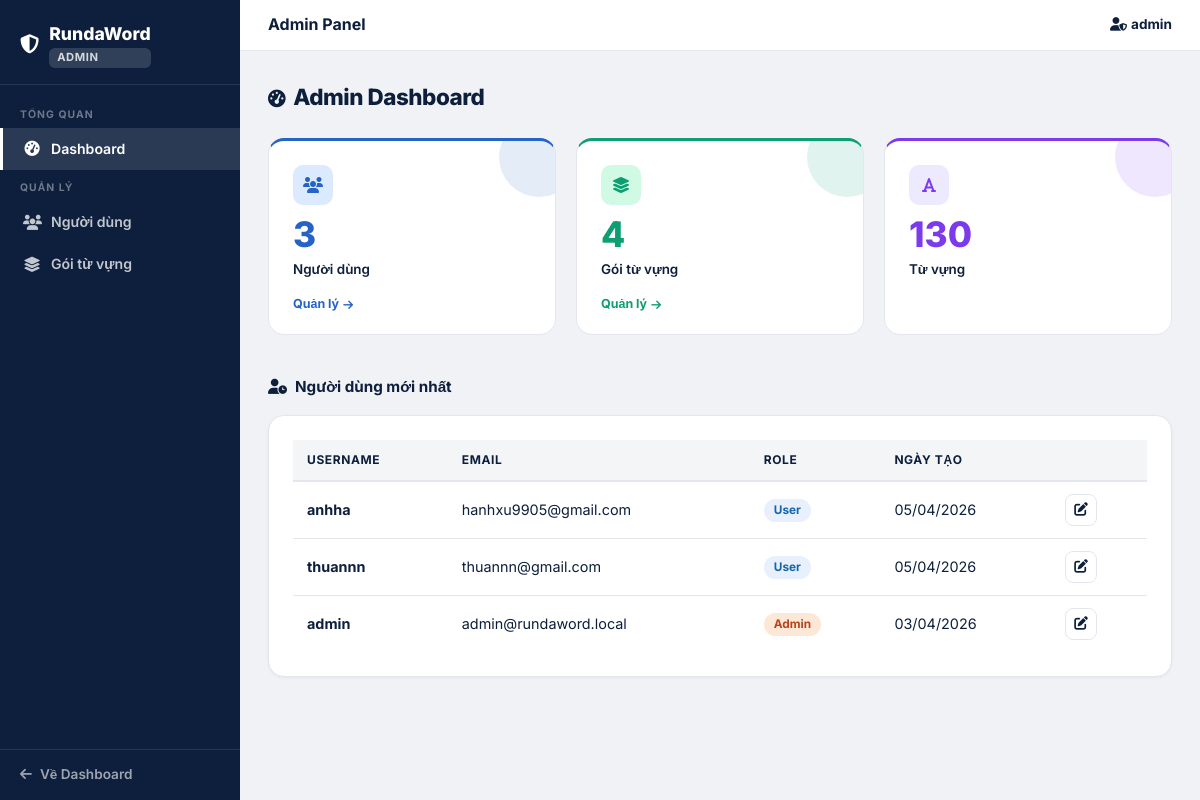
The page /admin (signed in) on the database its author committed.
### main.py (models this page shows, shortened)
class User(UserMixin, db.Model):
    __tablename__ = 'users'
    id            = db.Column(db.Integer, primary_key=True)
    username      = db.Column(db.String(50),  unique=True, nullable=False)
    name          = db.Column(db.String(100))
    email         = db.Column(db.String(120), unique=True, nullable=False)
    password_hash = db.Column(db.String(255), nullable=False)
    role          = db.Column(db.Integer, default=ROLE_USER, nullable=False)
    created_at    = db.Column(db.DateTime, default=datetime.utcnow)
    packages = db.relationship(
        'VocabPackage', backref='user', lazy=True, cascade='all, delete-orphan',
        foreign_keys='VocabPackage.user_id'
    )
    saved_packages = db.relationship(
        'VocabPackage', secondary=user_saved_packages,
        backref=db.backref('saved_by', lazy='dynamic'), lazy='dynamic'
    )

### main.py (the view)
@app.route('/admin')
@admin_required
def admin_dashboard():
    total_users    = User.query.count()
    total_packages = VocabPackage.query.count()
    total_words    = Vocabulary.query.count()
    recent_users   = User.query.order_by(User.created_at.desc()).limit(5).all()
    return render_template(
        'admin/dashboard.html',
        total_users=total_users,
        total_packages=total_packages,
        total_words=total_words,
        recent_users=recent_users
    )

### main.py (called while the page is built)
def admin_required(f):
    @wraps(f)
    def decorated(*args, **kwargs):
        if not current_user.is_authenticated or current_user.role != ROLE_ADMIN:
            abort(403)
        return f(*args, **kwargs)
    return decorated

@login_manager.user_loader
def load_user(user_id):
    return User.query.get(int(user_id))

### templates/admin/dashboard.html (shortened to what this page needs)
{% extends "admin/base_admin.html" %}
{% block content %}
<div style="font-family:'Inter',sans-serif;font-weight:800;font-size:1.4rem;color:var(--navy);margin-bottom:24px;letter-spacing:-0.02em;">
    <i class="fas fa-tachometer-alt me-2" style="font-size:1.1rem;"></i>Admin Dashboard
</div>
<div class="admin-stats-grid">
    <div class="admin-stat-card stat-card-users">
        <div class="admin-stat-icon"><i class="fas fa-users"></i></div>
        <div class="admin-stat-num">{{ total_users }}</div>
        <div class="admin-stat-lbl">Người dùng</div>
        <a href="{{ url_for('admin_users') }}" class="admin-stat-link">
            Quản lý <i class="fas fa-arrow-right" style="font-size:0.7rem;"></i>
        </a>
    </div>
    <div class="admin-stat-card stat-card-packages">
        <div class="admin-stat-icon"><i class="fas fa-layer-group"></i></div>
        <div class="admin-stat-num">{{ total_packages }}</div>
        <div class="admin-stat-lbl">Gói từ vựng</div>
        <a href="{{ url_for('admin_packages') }}" class="admin-stat-link">
            Quản lý <i class="fas fa-arrow-right" style="font-size:0.7rem;"></i>
        </a>
    </div>
    <div class="admin-stat-card stat-card-words">
        <div class="admin-stat-icon"><i class="fas fa-font"></i></div>
        <div class="admin-stat-num">{{ total_words }}</div>
        <div class="admin-stat-lbl">Từ vựng</div>
    </div>
</div>
<div class="section-header mb-3" style="font-weight:700;font-size:0.95rem;color:var(--navy);">
    <i class="fas fa-user-clock me-2"></i>Người dùng mới nhất
</div>
<div class="rw-card">
    <table class="admin-table">
        <thead>
            <tr>
                <th>Username</th>
                <th>Email</th>
                <th>Role</th>
                <th>Ngày tạo</th>
                <th></th>
            </tr>
        </thead>
        <tbody>
            {% for user in recent_users %}
            <tr>
                <td><strong>{{ user.username }}</strong></td>
                <td>{{ user.email }}</td>
                <td>
                    {% if user.role == 1 %}
                    <span class="admin-badge admin-badge-admin">Admin</span>
                    {% else %}
                    <span class="admin-badge admin-badge-user">User</span>
                    {% endif %}
                </td>
                <td>{{ user.created_at.strftime('%d/%m/%Y') }}</td>
                <td>
                    <a href="{{ url_for('admin_edit_user', user_id=user.id) }}" class="admin-action-btn">
                        <i class="fas fa-edit"></i>
                    </a>
                </td>
            </tr>
            {% endfor %}
        </tbody>
    </table>
</div>
{% endblock %}

### templates/admin/base_admin.html (shortened to what this page needs)
<!DOCTYPE html>
<html lang="vi">
<head>
    <link href="https://cdn.jsdelivr.net/npm/bootstrap@5.3.0/dist/css/bootstrap.min.css" rel="stylesheet">
    <link href="https://cdnjs.cloudflare.com/ajax/libs/font-awesome/6.4.0/css/all.min.css" rel="stylesheet">
    <link href="{{ url_for('static', filename='css/main.css') }}" rel="stylesheet">
</head>
<body>
<div class="admin-shell">
    <aside class="admin-sidebar">
        <div class="admin-sidebar-brand">
            <a href="{{ url_for('admin_dashboard') }}">
                <i class="fas fa-shield-alt" style="font-size:1.2rem;"></i>
                <div>
                    RundaWord
                    <div class="admin-badge-label">ADMIN</div>
                </div>
            </a>
        </div>
        <nav class="admin-nav">
            <div class="admin-nav-section">Tổng quan</div>
            <a href="{{ url_for('admin_dashboard') }}"
               class="{{ 'active' if request.endpoint == 'admin_dashboard' else '' }}">
                <i class="fas fa-tachometer-alt"></i> Dashboard
            </a>
            <div class="admin-nav-section">Quản lý</div>
            <a href="{{ url_for('admin_users') }}"
               class="{{ 'active' if request.endpoint in ['admin_users', 'admin_create_user', 'admin_edit_user', 'admin_delete_user'] else '' }}">
                <i class="fas fa-users"></i> Người dùng
            </a>
            <a href="{{ url_for('admin_packages') }}"
               class="{{ 'active' if request.endpoint in ['admin_packages', 'admin_toggle_public', 'admin_delete_package'] else '' }}">
                <i class="fas fa-layer-group"></i> Gói từ vựng
            </a>
        </nav>
        <div class="admin-sidebar-footer">
            <a href="{{ url_for('dashboard') }}">
                <i class="fas fa-arrow-left"></i> Về Dashboard
            </a>
        </div>
    </aside>
    <div class="admin-main">
        <div class="admin-topbar">
            <div class="admin-topbar-title">{% block topbar_title %}Admin Panel{% endblock %}</div>
            <div class="admin-topbar-user">
                <i class="fas fa-user-shield me-1"></i>{{ current_user.username }}
            </div>
        </div>
        <div class="admin-content">
            {% block content %}{% endblock %}
        </div>
    </div>
</div>
</body>
</html>

### static/css/main.css (style rules this page uses)
:root { --navy: #0d1f3c; --navy-deep: #071020; --navy-mid: #1c3358; --white: #ffffff; --off-white: #f4f5f7; --bg: #f4f5f7; --border: #e3e7ed; --border-light: #edf0f4; --text: #0d1f3c; --text-muted: #7a8899; --text-light: #a0aab5; --green: #27ae60; --green-bg: #e8f8f0; --green-text: #1a7a43; --accent: #2563eb; --red: #e74c3c; --red-bg: #fdf2f2; --shadow-xs: 0 1px 3px rgba(13,31,60,0.06); --shadow-sm: 0 2px 8px rgba(13,31,60,0.08); --shadow-md: 0 4px 20px rgba(13,31,60,0.10); --shadow-lg: 0 8px 40px rgba(13,31,60,0.14); --r-sm: 8px; --r-md: 12px; --r-lg: 16px; --r-xl: 20px; }
*, *::before, *::after { box-sizing: border-box; margin: 0; padding: 0; }
html { scroll-behavior: smooth; overflow-y: scroll; }
body { font-family: 'Inter', sans-serif; background: var(--bg); color: var(--text); font-size: 14px; line-height: 1.6; -webkit-font-smoothing: antialiased; min-height: 100vh; display: flex; flex-direction: column; }
.rw-card { background: white; border-radius: var(--r-lg); border: 1px solid var(--border); padding: 24px; box-shadow: var(--shadow-xs); }
.section-header { font-weight: 700; font-size: 0.87rem; color: var(--navy); margin-bottom: 14px; }

### rows shown on the page
User: username "admin", email "admin@rundaword.local", role "Admin", created_at "03/04/2026"
User: username "anhha", email "hanhxu9905@gmail.com", role "User", created_at "05/04/2026"
User: username "thuannn", email "thuannn@gmail.com", role "User", created_at "05/04/2026"

### other values the page prints
{{ total_users }} "3"
{{ total_packages }} "4"
{{ total_words }} "130"
